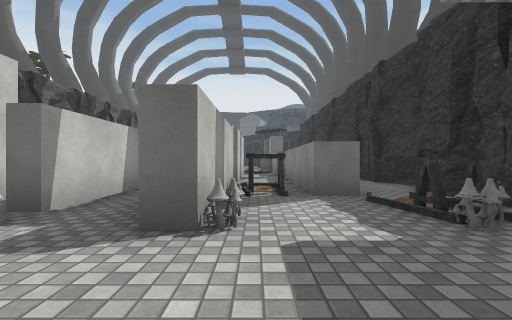
view 1 (above)

24 first-person views from a walk through a Unity game level. The camera is 1.2 m above the floor, looks level and sees 90° across. The floor is counted in squares, 2 m on a side. Each view is taken from the middle of a square. On the plan, view 1 faces up. The plan holds only what a view shows up to about 9 squares ahead; the rest is blank. The place goes on beyond the plan. The player character is not drawn. Some animated figures are left out. Door leaves are left out, so doorways stand open. Some surface patterns are stand-ins.

view 2
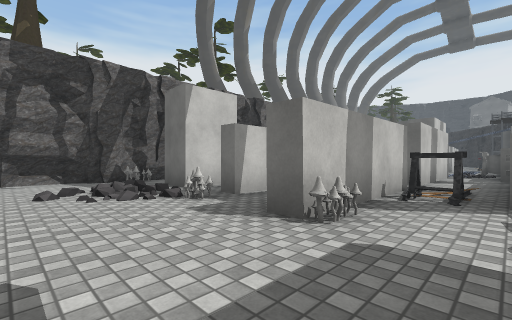

view 3
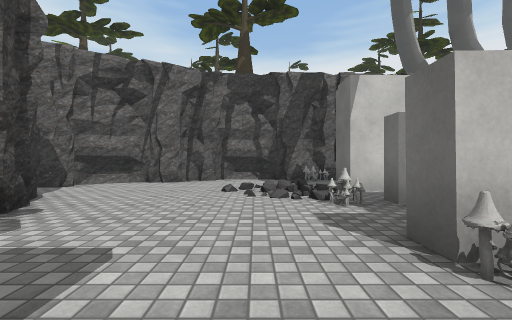

view 4
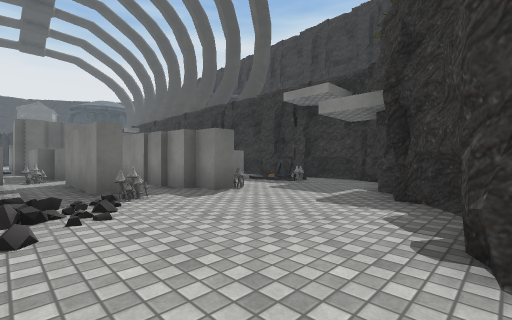

view 5
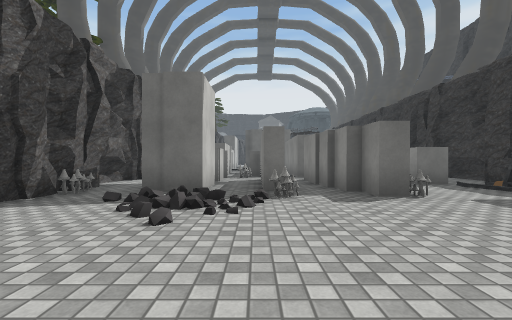

view 6
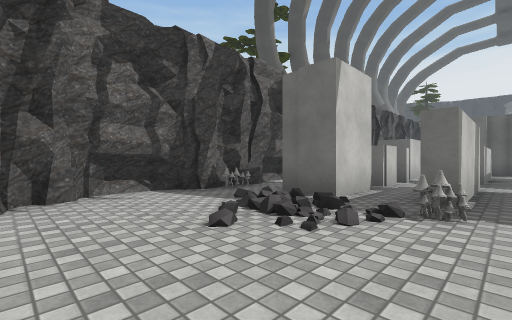

view 7
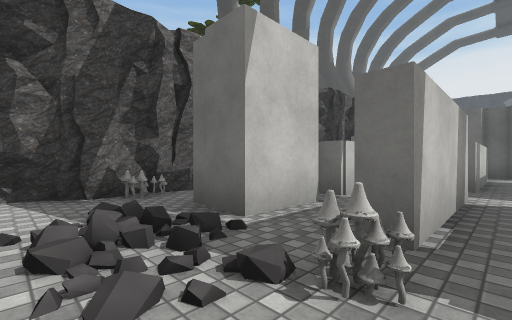

view 8
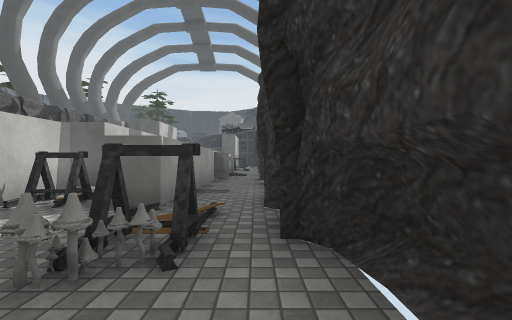

view 9
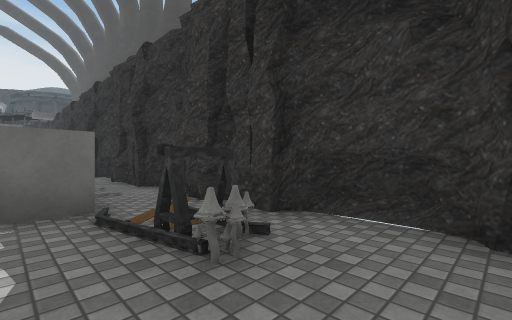

view 10
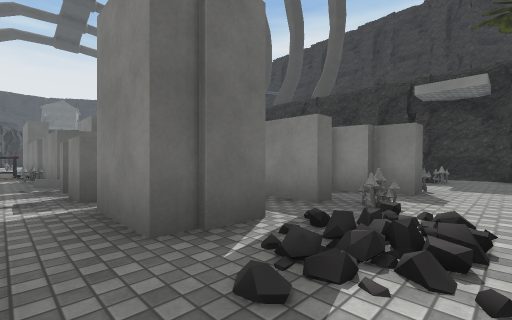

view 11
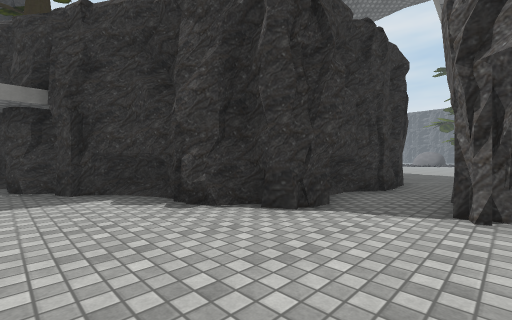

view 12
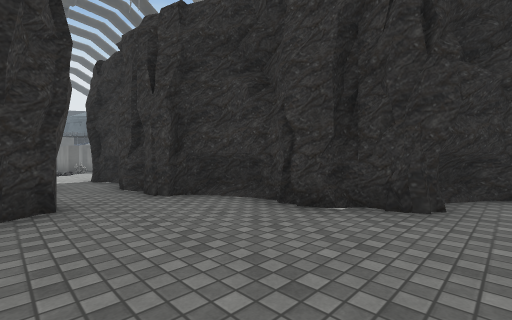

view 13
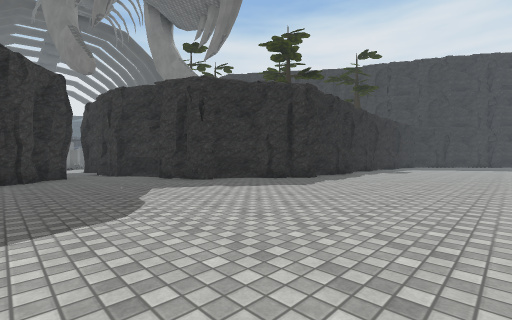

view 14
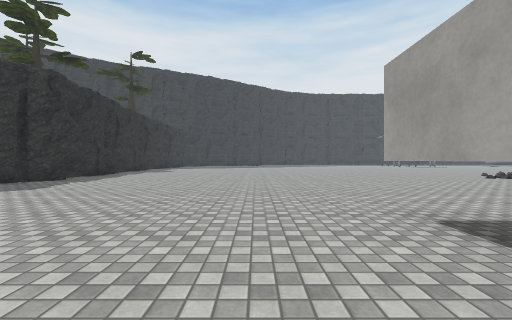

view 15
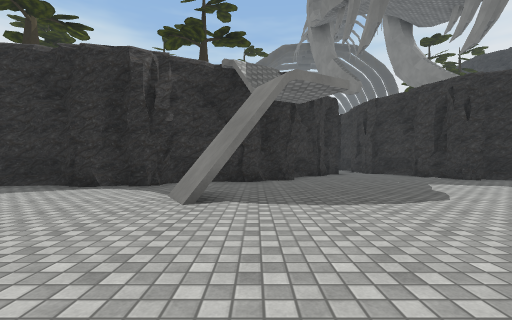

view 16
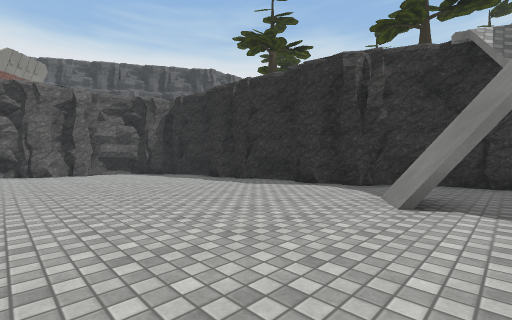

view 17
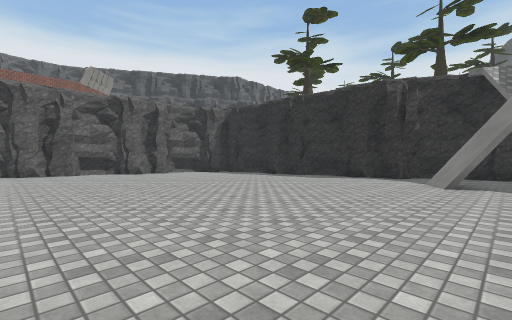

view 18
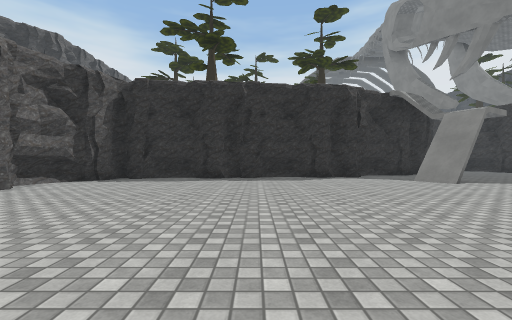

view 19
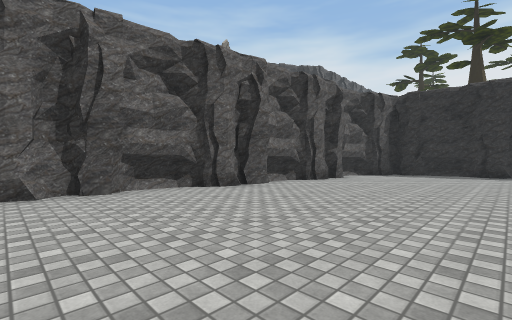

view 20
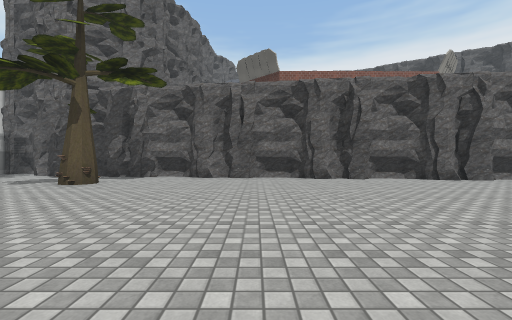

view 21
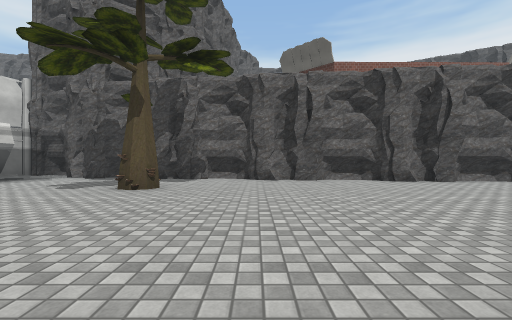

view 22
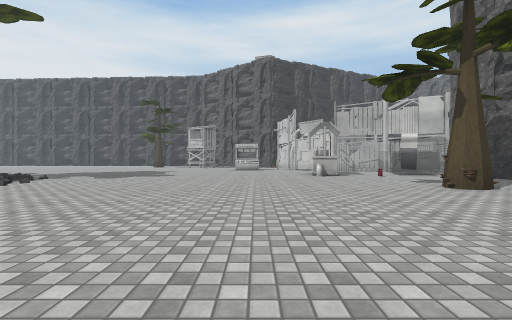

view 23
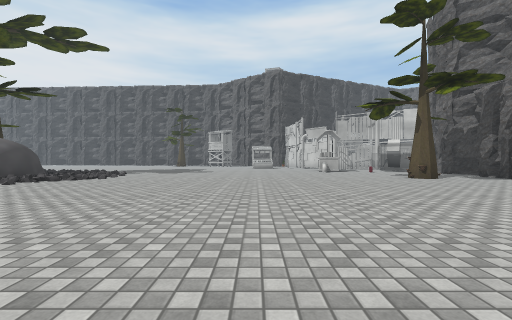

view 24
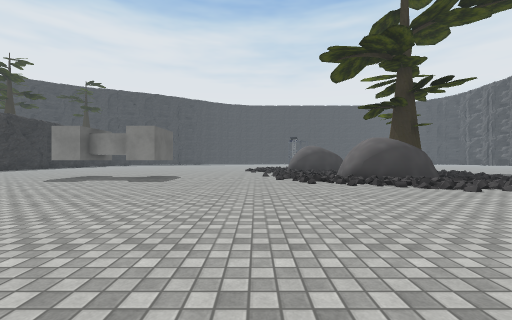

### Floor plan
Key: @ floor where view 1 was taken; # wall or solid block; x gap in a wall; . floor; / step, stairs or slope; R rock; O other object.
Columns run from 22 left of view 1 to 5 right of it. Each row starts with its distance up from view 1.
 13                 O#
 12                 /# ###
 11                 .O  .#   #
 10                 .#.#.### ##
  9                 .#.#.##OO##
  8                 .#.#.###..#
  7                 .###.###..#
  6                #.###.###..#
  5                #..##.#O#..#
  4                #.###.#....#
  3                #O###.#..Ox#
  2                #...O..O.O.#
  1                #..........#
  0                #......@.###
 -1                ##.....###
 -2                 #...###
 -3                 ##.##
 -4                  #.#
 -5                   .#
 -6                   .#
 -7                 ##.##
 -8                ##...#
 -9                #....#
-10               ##....###
-11            ####.......##
-12    #########...........###
-13    ##.....................
-14   ##.........#.............
-15   #.........................
-16   ##........................
-17   ##........................
-18   #............ ..........
-19   #............ ..........
-20   #..............OOO......
-21   #...............#.......
-22   #..... .   ....OO ......
-23  ##........ .......  .....
-24  ##................   ....
-25  #.................    ...
-26  #.................     ..
-27  #..............//
-28  #.............//
-29  #............./.RR
-30 ##............/ RRR
-31  #.#........../  R
-32  ............./  R
-33 ##............./
-34 #   ............

Where each view was taken, in squares from view 1:
view 1: 0 up, 0 right, facing up
view 2: 0 up, 1 right, facing up-left
view 3: 1 up, 1 right, facing left
view 4: 2 down, 4 left, facing up-right
view 5: 2 down, 3 left, facing up
view 6: 1 down, 2 left, facing up-left
view 7: 1 up, 2 left, facing up-left
view 8: 1 up, 3 right, facing up
view 9: 1 up, 1 right, facing up-right
view 10: 1 up, 6 left, facing up-right
view 11: 0 up, 5 left, facing down-right
view 12: 11 down, 5 left, facing up-right
view 13: 17 down, 6 left, facing up-right
view 14: 18 down, 6 left, facing right
view 15: 18 down, 8 left, facing up
view 16: 18 down, 8 left, facing up-left
view 17: 21 down, 8 left, facing up-left
view 18: 21 down, 14 left, facing up
view 19: 24 down, 15 left, facing up-left
view 20: 26 down, 12 left, facing left
view 21: 28 down, 13 left, facing left
view 22: 25 down, 14 left, facing down
view 23: 22 down, 13 left, facing down
view 24: 26 down, 13 left, facing right
